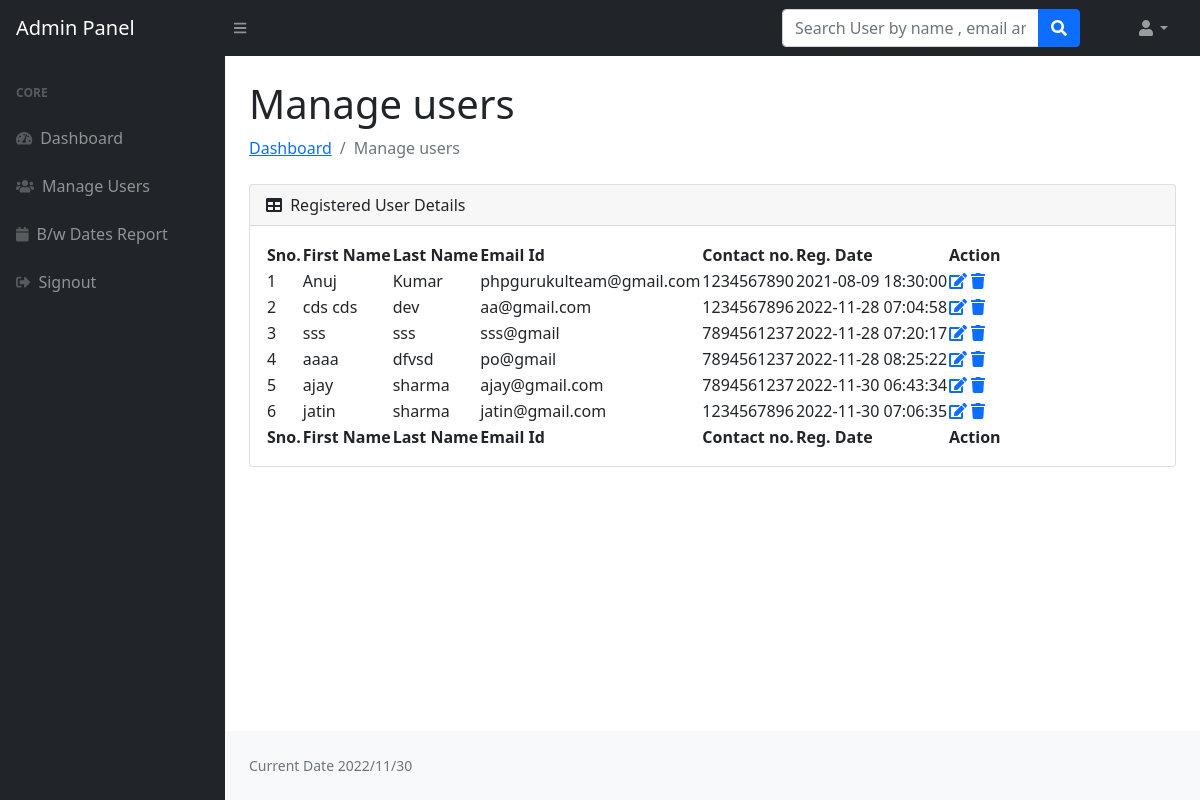
Page /loginsystem/admin/manage-users.php (signed in) on the committed database.
### tables this page shows
CREATE TABLE `users` (
  `id` int(11) NOT NULL,
  `fname` varchar(255) DEFAULT NULL,
  `lname` varchar(255) DEFAULT NULL,
  `pname` varchar(10) NOT NULL,
  `puname` varchar(50) NOT NULL,
  `ppassword` varchar(10) NOT NULL,
  `plink` varchar(255) NOT NULL,
  `pname2` varchar(50) NOT NULL,
  `puname2` varchar(50) NOT NULL,
  `ppassword2` varchar(50) NOT NULL,
  `plink2` varchar(255) NOT NULL,
  `pname3` varchar(50) NOT NULL,
  `puname3` varchar(50) NOT NULL,
  `ppassword3` varchar(50) NOT NULL,
  `plink3` varchar(50) NOT NULL,
  `email` varchar(255) DEFAULT NULL,
  `mail` varchar(50) NOT NULL,
  `password` varchar(300) DEFAULT NULL,
  `contactno` varchar(11) DEFAULT NULL,
  `posting_date` timestamp NOT NULL DEFAULT current_timestamp()
);

### loginsystem/admin/manage-users.php (the view, shortened to what this page needs)
<?php session_start();
include_once('../includes/config.php');
if (strlen($_SESSION['adminid']==0)) {
  header('location:logout.php');
  } else{
   ?>
<!DOCTYPE html>
<html lang="en">
    <head>
        <link href="https://cdn.jsdelivr.net/npm/simple-datatables@latest/dist/style.css" rel="stylesheet" />
        <link href="../css/styles.css" rel="stylesheet" />
    </head>
    <body class="sb-nav-fixed">
      <?php include_once('includes/navbar.php');?>
        <div id="layoutSidenav">
         <?php include_once('includes/sidebar.php');?>
            <div id="layoutSidenav_content">
                <main>
                    <div class="container-fluid px-4">
                        <h1 class="mt-4">Manage users</h1>
                        <ol class="breadcrumb mb-4">
                            <li class="breadcrumb-item"><a href="dashboard.php">Dashboard</a></li>
                            <li class="breadcrumb-item active">Manage users</li>
                        </ol>
                        <div class="card mb-4">
                            <div class="card-header">
                                <i class="fas fa-table me-1"></i>
                                Registered User Details
                            </div>
                            <div class="card-body">
                                <table id="datatablesSimple">
                                    <thead>
                                        <tr>
                                             <th>Sno.</th>
                                  <th>First Name</th>
                                  <th> Last Name</th>
                                  <th> Email Id</th>
                                  <th>Contact no.</th>
                                  <th>Reg. Date</th>
                                  <th>Action</th>
                                        </tr>
                                    </thead>
                                    <tfoot>
                                        <tr>
                                             <th>Sno.</th>
                                  <th>First Name</th>
                                  <th> Last Name</th>
                                  <th> Email Id</th>
                                  <th>Contact no.</th>
                                  <th>Reg. Date</th>
                                  <th>Action</th>
                                        </tr>
                                    </tfoot>
                                    <tbody>
                                              <?php $ret=mysqli_query($con,"select * from users");
                              $cnt=1;
                              while($row=mysqli_fetch_array($ret))
                              {?>
                              <tr>
                              <td><?php echo $cnt;?></td>
                                  <td><?php echo $row['fname'];?></td>
                                  <td><?php echo $row['lname'];?></td>
                                  <td><?php echo $row['email'];?></td>
                                  <td><?php echo $row['contactno'];?></td>  <td><?php echo $row['posting_date'];?></td>
                                  <td>
                                     <a href="user-profile.php?uid=<?php echo $row['id'];?>">
                          <i class="fas fa-edit"></i></a>
                                     <a href="manage-users.php?id=<?php echo $row['id'];?>" onClick="return confirm('Do you really want to delete');"><i class="fa fa-trash" aria-hidden="true"></i></a>
                                  </td>
                              </tr>
                              <?php $cnt=$cnt+1; }?>
                                    </tbody>
                                </table>
                            </div>
                        </div>
                    </div>
                </main>
  <?php include('../includes/footer.php');?>
            </div>
        </div>
    </body>
</html>
<?php } ?>

### loginsystem/admin/includes/navbar.php (shortened to what this page needs)
<nav class="sb-topnav navbar navbar-expand navbar-dark bg-dark">
          <a class="navbar-brand ps-3" href="dashboard.php">Admin Panel</a>
          <button class="btn btn-link btn-sm order-1 order-lg-0 me-4 me-lg-0" id="sidebarToggle" href="#!"><i class="fas fa-bars"></i></button>
          <form class="d-none d-md-inline-block form-inline ms-auto me-0 me-md-3 my-2 my-md-0">
              <div class="input-group">
              </div>
          </form>
           <form class="d-none d-md-inline-block form-inline ms-auto me-0 me-md-5 my-5 my-md-0" method="post" action="search-result.php">
              <div class="input-group">
                  <input class="form-control" type="text" placeholder="Search User by name , email and contact number" title="Search User by name , email and contact number" aria-describedby="btnNavbarSearch" name="searchkey" />
                  <button class="btn btn-primary" id="btnNavbarSearch" type="submit" ><i class="fas fa-search"></i></button>
              </div>
          </form>
          <ul class="navbar-nav ms-auto ms-md-0 me-3 me-lg-4">
              <li class="nav-item dropdown">
                  <a class="nav-link dropdown-toggle" id="navbarDropdown" href="#" role="button" data-bs-toggle="dropdown" aria-expanded="false"><i class="fas fa-user fa-fw"></i></a>
              </li>
          </ul>
      </nav>

### loginsystem/admin/includes/sidebar.php
 <div id="layoutSidenav_nav">
               <nav class="sb-sidenav accordion sb-sidenav-dark" id="sidenavAccordion">
                   <div class="sb-sidenav-menu">
                       <div class="nav">
                           <div class="sb-sidenav-menu-heading">Core</div>
                           <a class="nav-link" href="dashboard.php">
                               <div class="sb-nav-link-icon"><i class="fas fa-tachometer-alt"></i></div>
                               Dashboard
                           </a>
                           <a class="nav-link" href="manage-users.php">
                               <div class="sb-nav-link-icon"><i class="fas fa-users"></i></div>
                               Manage Users
                           </a>
<a class="nav-link" href="bwdates-report-ds.php">
                               <div class="sb-nav-link-icon"><i class="fa fa-calendar"></i></div>
                               B/w Dates Report
                           </a>
                           <a class="nav-link" href="logout.php">
                               <div class="sb-nav-link-icon"><i class="fas fa-sign-out-alt"></i></div>
                               Signout
                           </a>
                       </div>
                   </div>
               </nav>
           </div>

### loginsystem/includes/footer.php (shortened to what this page needs)
<div id="layoutAuthentication_footer">
             <footer class="py-4 bg-light mt-auto">
                 <div class="container-fluid px-4">
                     <div class="d-flex align-items-center justify-content-between small">
                         <div class="text-muted"> Current Date <?php echo date('Y/m/d');?></div>
                     </div>
                 </div>
             </footer>
         </div>

### rows in the picture
users: fname "Anuj", lname "Kumar", email "phpgurukulteam@gmail.com", contactno "1234567890", posting_date "2021-08-09 18:30:00"
users: fname "cds cds", lname "dev", email "aa@gmail.com", contactno "1234567896", posting_date "2022-11-28 07:04:58"
users: fname "sss", lname "sss", email "sss@gmail", contactno "7894561237", posting_date "2022-11-28 07:20:17"
users: fname "aaaa", lname "dfvsd", email "po@gmail", contactno "7894561237", posting_date "2022-11-28 08:25:22"
users: fname "ajay", lname "sharma", email "ajay@gmail.com", contactno "7894561237", posting_date "2022-11-30 06:43:34"
users: fname "jatin", lname "sharma", email "jatin@gmail.com", contactno "1234567896", posting_date "2022-11-30 07:06:35"
